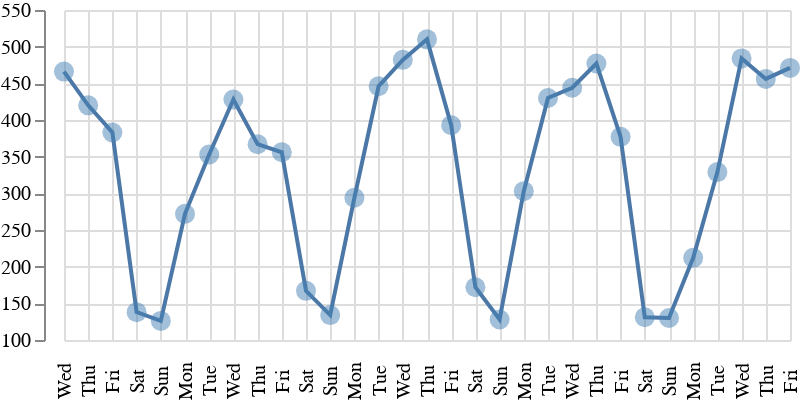

The specification (Vega-Lite) saved for this image:
### Vega specification from a JSON file in a GitHub repository (floating-point values rounded to 4 significant figures)
{"$schema": "https://vega.github.io/schema/vega/v3.0.json", "width": 400, "height": 200, "autosize": "fit", "signals": [], "data": [{"name": "table", "values": [{"x": 0, "date": "Fri Aug 11 00:00:00 2017", "y": 471, "c": 0}, {"x": 1, "date": "Thu Aug 10 00:00:00 2017", "y": 456, "c": 0}, {"x": 2, "date": "Wed Aug  9 00:00:00 2017", "y": 484, "c": 0}, {"x": 3, "date": "Tue Aug  8 00:00:00 2017", "y": 329, "c": 0}, {"x": 4, "date": "Mon Aug  7 00:00:00 2017", "y": 212, "c": 0}, {"x": 5, "date": "Sun Aug  6 00:00:00 2017", "y": 130, "c": 0}, {"x": 6, "date": "Sat Aug  5 00:00:00 2017", "y": 131, "c": 0}, {"x": 7, "date": "Fri Aug  4 00:00:00 2017", "y": 377, "c": 0}, {"x": 8, "date": "Thu Aug  3 00:00:00 2017", "y": 477, "c": 0}, {"x": 9, "date": "Wed Aug  2 00:00:00 2017", "y": 444, "c": 0}, {"x": 10, "date": "Tue Aug  1 00:00:00 2017", "y": 430, "c": 0}, {"x": 11, "date": "Mon Jul 31 00:00:00 2017", "y": 303, "c": 0}, {"x": 12, "date": "Sun Jul 30 00:00:00 2017", "y": 128, "c": 0}, {"x": 13, "date": "Sat Jul 29 00:00:00 2017", "y": 172, "c": 0}, {"x": 14, "date": "Fri Jul 28 00:00:00 2017", "y": 393, "c": 0}, {"x": 15, "date": "Thu Jul 27 00:00:00 2017", "y": 510, "c": 0}, {"x": 16, "date": "Wed Jul 26 00:00:00 2017", "y": 482, "c": 0}, {"x": 17, "date": "Tue Jul 25 00:00:00 2017", "y": 446, "c": 0}, {"x": 18, "date": "Mon Jul 24 00:00:00 2017", "y": 294, "c": 0}, {"x": 19, "date": "Sun Jul 23 00:00:00 2017", "y": 134, "c": 0}, {"x": 20, "date": "Sat Jul 22 00:00:00 2017", "y": 167, "c": 0}, {"x": 21, "date": "Fri Jul 21 00:00:00 2017", "y": 356, "c": 0}, {"x": 22, "date": "Thu Jul 20 00:00:00 2017", "y": 367, "c": 0}, {"x": 23, "date": "Wed Jul 19 00:00:00 2017", "y": 428, "c": 0}, {"x": 24, "date": "Tue Jul 18 00:00:00 2017", "y": 353, "c": 0}, {"x": 25, "date": "Mon Jul 17 00:00:00 2017", "y": 272, "c": 0}, {"x": 26, "date": "Sun Jul 16 00:00:00 2017", "y": 126, "c": 0}, {"x": 27, "date": "Sat Jul 15 00:00:00 2017", "y": 138, "c": 0}, {"x": 28, "date": "Fri Jul 14 00:00:00 2017", "y": 383, "c": 0}, {"x": 29, "date": "Thu Jul 13 00:00:00 2017", "y": 420, "c": 0}, {"x": 30, "date": "Wed Jul 12 00:00:00 2017", "y": 466, "c": 0}]}], "scales": [{"name": "x", "type": "point", "range": "width", "reverse": true, "domain": {"data": "table", "field": "x"}, "zero": false}, {"name": "y", "type": "linear", "range": "height", "nice": true, "domain": {"data": "table", "field": "y"}, "zero": false}, {"name": "color", "type": "ordinal", "range": "category", "domain": {"data": "table", "field": "c"}}, {"name": "date", "type": "point", "range": "width", "reverse": true, "domain": {"data": "table", "field": "date"}, "zero": false}, {"name": "dates", "type": "point", "range": "width", "reverse": true, "domain": {"data": "table", "field": "date"}, "zero": false}], "axes": [{"orient": "bottom", "scale": "date", "ticks": false, "grid": true, "labels": true, "offset": 0, "labelPadding": 20, "encode": {"ticks": {"update": {"stroke": {"value": "steelblue"}}}, "labels": {"update": {"text": {"signal": "substring(datum.label, 0,3)"}, "angle": {"value": -90}, "fontSize": {"value": 10}, "align": {"value": "center"}, "baseline": {"value": "middle"}, "dx": {"value": 0}, "dy": {"value": 0}}}}}, {"orient": "left", "scale": "y", "grid": true, "offset": 10}], "marks": [{"type": "group", "from": {"facet": {"name": "series", "data": "table", "groupby": "c"}}, "marks": [{"type": "line", "from": {"data": "series"}, "encode": {"enter": {"x": {"scale": "x", "field": "x"}, "y": {"scale": "y", "field": "y"}, "stroke": {"scale": "color", "field": "c"}, "strokeWidth": {"value": 2}}, "update": {"interpolate": {"value": "linear"}, "fillOpacity": {"value": 1}}}}, {"type": "symbol", "from": {"data": "series"}, "encode": {"enter": {"x": {"scale": "x", "field": "x"}, "y": {"scale": "y", "field": "y"}}, "update": {"x": {"scale": "x", "field": "x"}, "y": {"scale": "y", "field": "y"}, "fill": {"value": "steelblue"}, "shape": {"value": "circle"}, "size": {"value": 100}, "fillOpacity": {"value": 0.5}, "zindex": {"value": 0}}, "hover": {"fill": {"value": "firebrick"}, "fillOpacity": {"value": 1}, "zindex": {"value": 1}}}}]}]}
